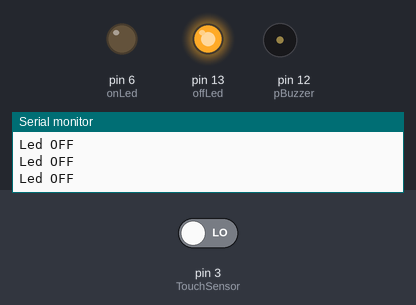
Simulated run of this sketch. Board: Arduino Uno, built with avr-gcc and run on an emulated ATmega328P. On the bench: output pins drawn as LEDs (lit = HIGH), buzzer (waves = sounding), the last lines printed to the serial monitor. The inputs (shaded band) are chosen by the test bench; at power-on: pin 3 (TouchSensor) LOW.

Above: at 1.2 s.
1.3 s: pin 3 (TouchSensor) driven HIGH
At 2.2 s:
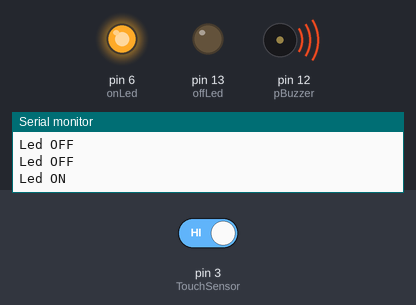
2.8 s: pin 3 (TouchSensor) driven LOW
At 3.8 s:
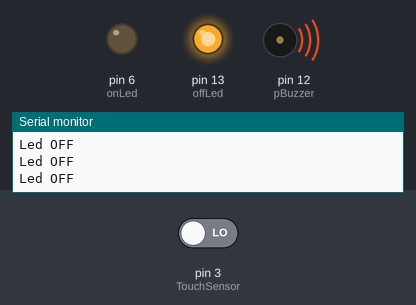
Timing chart, 0 to 5.8 s (numbered marks = the images above; inputs shaded):
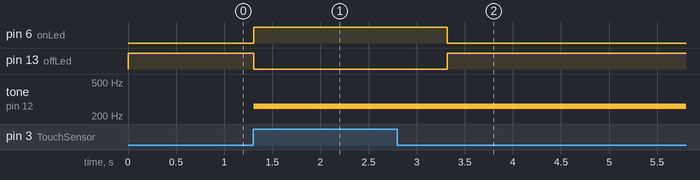

Measured:
- after the input at 1.3 s, pin 6 (onLed): LOW → HIGH at once; pin 13 (offLed): HIGH → LOW at once; tone on pin 12 (pBuzzer): silent → 261 Hz at once
- after the input at 2.8 s, pin 6 (onLed): HIGH → LOW after 0.52 s; pin 13 (offLed): LOW → HIGH after 0.52 s

The sketch:

DIGITALTOUCHV2.ino
```cpp
/*
Arduino     Touch Sensor
  5V         VCC
  GND        GND
  D3         SIG
*/

int TouchSensor = 3; //connected to Digital pin D3
int onLed = 6; //connected to pin 6
int offLed = 13; //connected to pin 13
int pBuzzer = 12; //connected to pin 12
void setup(){
  Serial.begin(9600); // Communication speed
  pinMode(onLed, OUTPUT);
  pinMode(offLed, OUTPUT);
  pinMode(TouchSensor, INPUT);
  pinMode(pBuzzer, OUTPUT);
}

void loop(){
  if(digitalRead(TouchSensor)==HIGH)       //Read Touch sensor signal
   {
    digitalWrite(onLed, HIGH);   // if Touch sensor is HIGH, then turn on the onLed
    digitalWrite(offLed, LOW);    // if Touch sensor is LOW, then turn off the offLed
    tone(pBuzzer, 261); //Middle C
    Serial.println("Led ON");
    delay(1000);
   }
  else
   {
    digitalWrite(onLed, LOW);    // if Touch sensor is LOW, then turn off the onLed
    digitalWrite(offLed, HIGH);    // if Touch sensor is LOW, then turn on the offLed
    Serial.println("Led OFF");
   }
}
```
